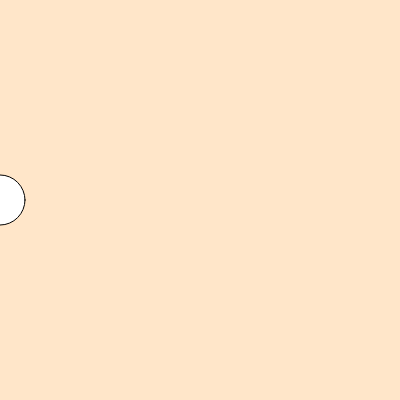
Frame 1 (no input)
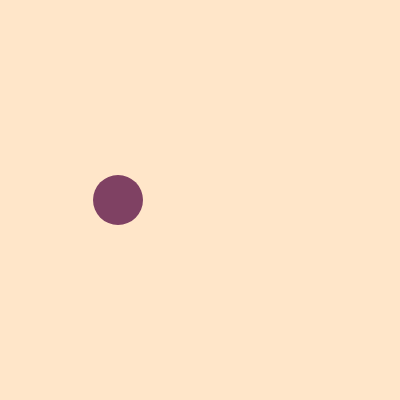
Frame 60 (no input)
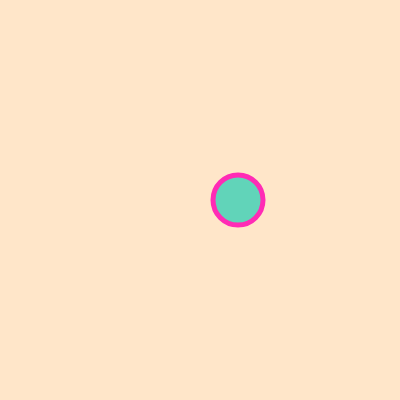
Frame 120 (the mouse pressed at the canvas centre since frame 60)

The p5.js sketch that drew these frames (run headless with seeded random() and noise() and a simulated clock; from frame 60 on, the mouse is pressed at the canvas centre):

// p5.js sketch
// ── sketch.js
// DM2008 — Activity 2a
// (Mode Switch, 20 min)

let x = 0;        // ellipse x-position
let size = 50;    // ellipse size (you can change this in your if/else)
let bgColor;      // background color set by switch(key)
let speed = 2;

function setup() {
  createCanvas(400, 400);
  bgColor = color(255, 230, 201);
}

function draw() {
  background(bgColor);
  
  ellipse(x, height / 2, size);
  
  //Change colour on mouse press
  if (mouseIsPressed) {
    fill(97, 212, 185);
    strokeWeight(5);
    stroke(255, 43, 181);
  } else {
    fill(127, 65, 99);
    noStroke();
  }
  
  // Change size on right half
  // if (x > width / 2) {
  //   size = 100;
  // } else {
  //   size = 50;
  // }
  
  // // Change speed using mouse position (THEN comment out x += 2; above)
  // if (mouseX > width / 2) {
  //   x += 2; // faster on right
  // } else {
  //   x += 0.5; // slower on left
  // }
  
  x += speed;
  // Wrap around when it exits the right edge
  if (x > width - size / 2) {
    speed = speed*-1;
  }
  if (x < 0) {
    speed = speed*-1;
  }
}

// --- Mode switching with number keys: 1, 2, 3 ---
function keyPressed() {
  switch (key) {
    case '1':
      bgColor = color(201, 70, 16,20); // red
      break;
    case '2':
      bgColor = color(211, 242, 148,20); // green
      break;
    case '3':
      bgColor = color(106, 159, 176,20); // blue
      break;
    default:
      bgColor = color(255, 230, 201,20);           // grey
  }
}
